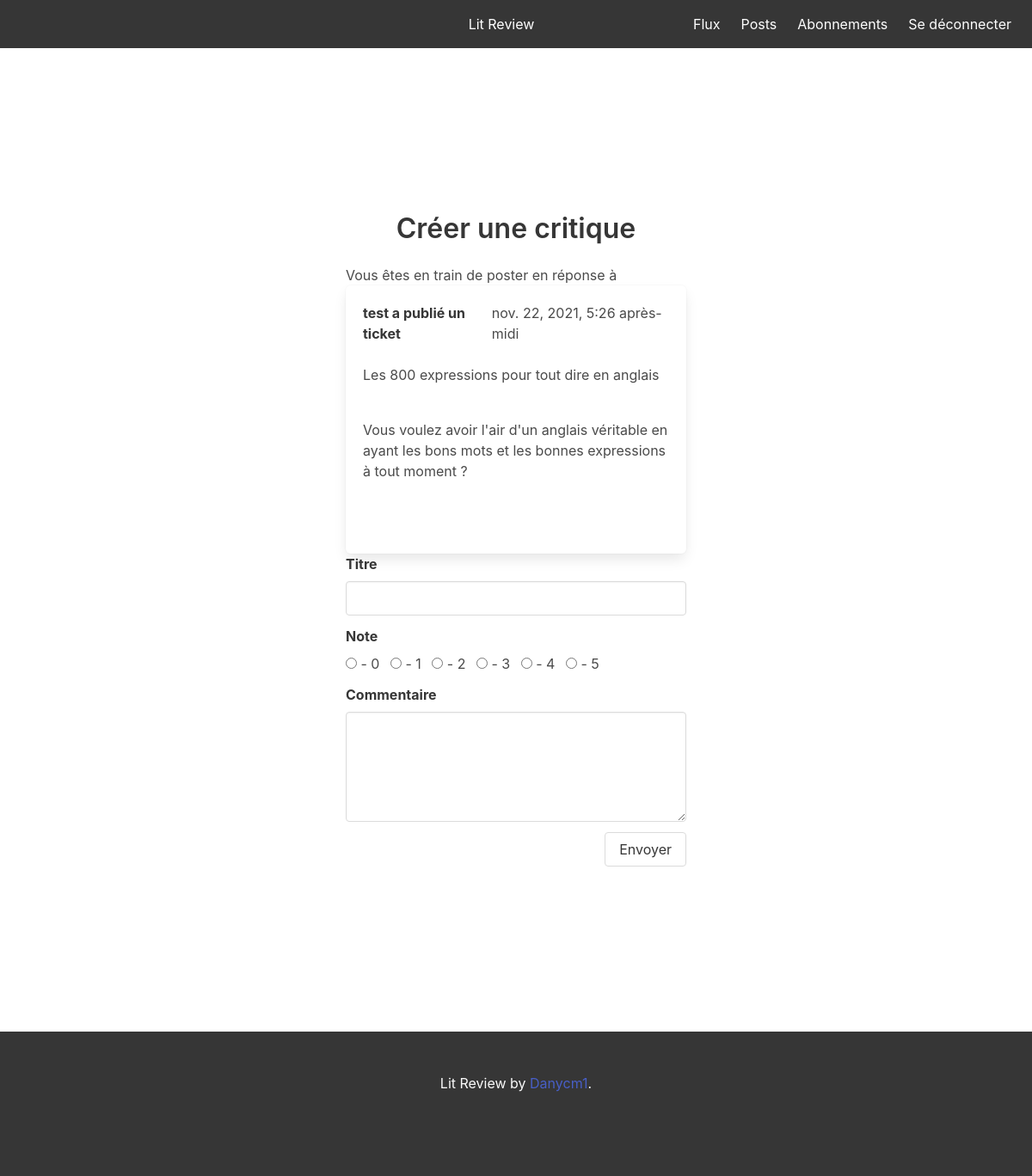
Before: /create/review/2 (signed in) with the older database file.
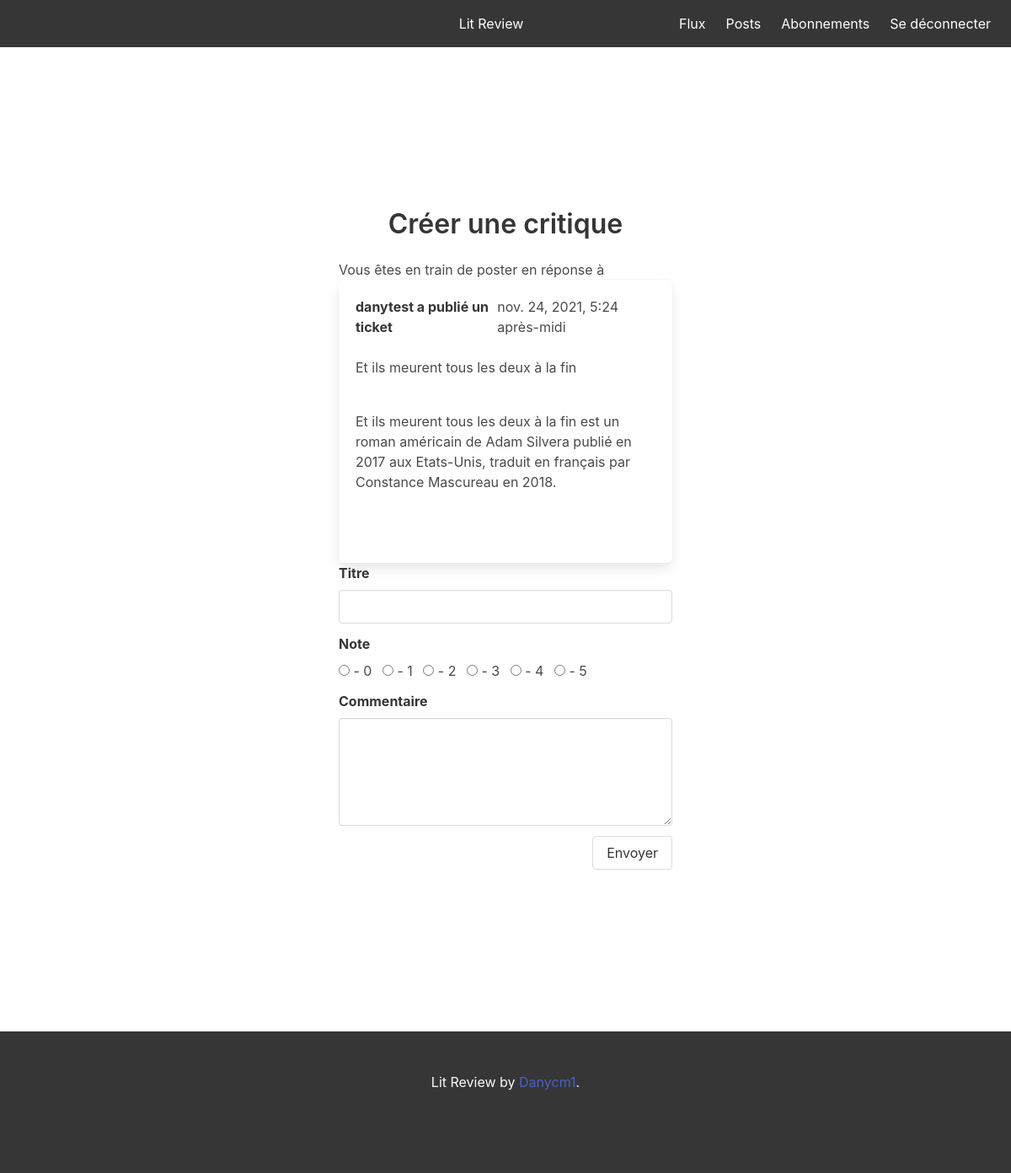
After: the same page with the newer database file.
### flux/models.py (models this page shows)
class Ticket(models.Model):
    title = models.CharField(max_length=128)
    description = models.TextField(max_length=2048, blank=True)
    user = models.ForeignKey(to=settings.AUTH_USER_MODEL, on_delete=models.CASCADE)
    image = models.ImageField(null=True, blank=True)
    time_created = models.DateTimeField(auto_now_add=True)

### flux/views.py (the view)
# urls.py: path('create/review/<ticket_pk>', view_create_review, name='create_review'),
@login_required
def view_create_review(request, ticket_pk):
    ticket = get_object_or_404(Ticket, pk=ticket_pk)
    if request.method == 'POST':
        headline = request.POST.get('headline')
        body = request.POST.get('body')
        rating = request.POST.get('rating')
        review = Review(headline=headline, body=body, rating=rating, ticket=ticket, user=request.user)
        review.save()
        return redirect('flux:home')
    else:
        return render(request, 'create_review.html', {'ticket': ticket, 'rating': range(6)})

### flux/templates/create_review.html (shortened to what this page needs)
{% extends 'home.html' %}
{% block ticket %}
    <section class="section is-medium">
        <h1 class="title has-text-centered">Créer une critique</h1>
        <div class="container">
            <div class="columns is-centered">
                <div class="column is-half">
                    <div>
                        <p>Vous êtes en train de poster en réponse à</p>
                        {% include 'ticket_snippet.html' %}
                    </div>
                    <form method="POST" action="{% url 'flux:create_review' ticket_pk=ticket.pk %}"
                          enctype="multipart/form-data">
                        <div class="field">
                            <label class="label">Titre</label>
                            <div class="control">
                                <label>
                                    <input class="input" type="text" name="headline" required>
                                </label>
                            </div>
                        </div>
                        <div class="field">
                            <label class="label">Note</label>
                            <div class="control">
                                <label class="radio">
                                    <input type="radio" name="rating" value="0" required> - 0
                                </label>
                                <label class="radio">
                                    <input type="radio" name="rating" value="1"> - 1
                                </label>
                                <label class="radio">
                                    <input type="radio" name="rating" value="2"> - 2
                                </label>
                                <label class="radio">
                                    <input type="radio" name="rating" value="3"> - 3
                                </label>
                                <label class="radio">
                                    <input type="radio" name="rating" value="4"> - 4
                                </label>
                                <label class="radio">
                                    <input type="radio" name="rating" value="5"> - 5
                                </label>
                            </div>
                        </div>
                        <div class="field">
                            <label class="label">Commentaire</label>
                            <div class="control">
                                <label>
                                    <textarea class="textarea" name="body" required></textarea>
                                </label>
                            </div>
                        </div>
                        <button type="submit" class="button is-pulled-right">Envoyer</button>
                    </form>
                </div>
            </div>
        </div>
    </section>
{% endblock %}

### flux/templates/ticket_snippet.html (shortened to what this page needs)
<div class="box">
    <div class="media-content">
        <div class="content">
            <div style="display: flex; justify-content: space-between;">
                {% if ticket.user == user %}
                    <strong>Vous avez publié un ticket</strong>
                {% else %}
                    <strong>{{ ticket.user }} a publié un ticket</strong>
                {% endif %}
                {{ ticket.time_created }}
            </div>
            <br>
            <p>{{ ticket.title }}</p>
            <br>
            <p>{{ ticket.description }}</p>
            <br>
            {% if ticket.image %}
                <p>
                </p>
            {% endif %}
        </div>
    </div>
</div>

Changed rows visible on the page:
changed Ticket: user "test" → "danytest"; time_created "nov. 22, 2021, 5:26 après-midi" → "nov. 24, 2021, 5:24 après-midi"; title "Les 800 expressions pour tout dire en anglais" → "Et ils meurent tous les deux à la fin"; description "Vous voulez avoir l'air d'un anglais véritable en ayant les bons mots et les bonnes expressions à tout moment ?" → "Et ils meurent tous les deux à la fin est un roman américain de Adam Silvera publié en 2017 aux Etats-Unis, traduit en français par Constance Mascureau en 2018."
